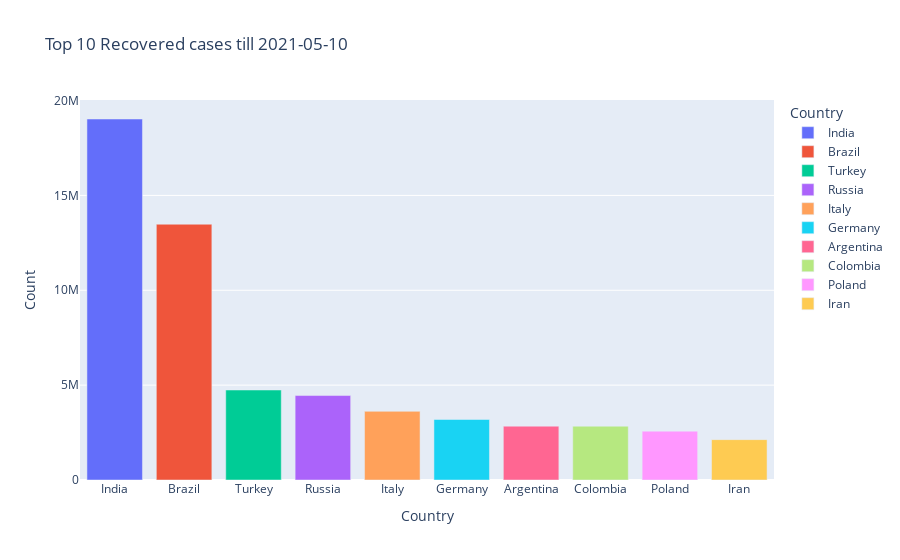

The cell this chart's notebook holds for it:
### Code cell
date =max(Totaldata[Totaldata['Status']=='Confirmed'].index)
date = date.date()
px.bar(Top10CountriesRecovered,x='Country',y='Count',color='Country',title='Top 10 Recovered cases till '+str(date))

### Figure 1 — Plotly figure (JSON) as saved in the notebook; plotly's stock layout.template omitted (floating-point values rounded to 4 significant figures)
{"data": [{"alignmentgroup": "True", "hovertemplate": "Country=%{x}<br>Count=%{y}<extra></extra>", "legendgroup": "India", "marker": {"color": "#636efa"}, "name": "India", "offsetgroup": "India", "orientation": "v", "showlegend": true, "textposition": "auto", "type": "bar", "x": ["India"], "xaxis": "x", "y": [19027304], "yaxis": "y"}, {"alignmentgroup": "True", "hovertemplate": "Country=%{x}<br>Count=%{y}<extra></extra>", "legendgroup": "Brazil", "marker": {"color": "#EF553B"}, "name": "Brazil", "offsetgroup": "Brazil", "orientation": "v", "showlegend": true, "textposition": "auto", "type": "bar", "x": ["Brazil"], "xaxis": "x", "y": [13481062], "yaxis": "y"}, {"alignmentgroup": "True", "hovertemplate": "Country=%{x}<br>Count=%{y}<extra></extra>", "legendgroup": "Turkey", "marker": {"color": "#00cc96"}, "name": "Turkey", "offsetgroup": "Turkey", "orientation": "v", "showlegend": true, "textposition": "auto", "type": "bar", "x": ["Turkey"], "xaxis": "x", "y": [4743871], "yaxis": "y"}, {"alignmentgroup": "True", "hovertemplate": "Country=%{x}<br>Count=%{y}<extra></extra>", "legendgroup": "Russia", "marker": {"color": "#ab63fa"}, "name": "Russia", "offsetgroup": "Russia", "orientation": "v", "showlegend": true, "textposition": "auto", "type": "bar", "x": ["Russia"], "xaxis": "x", "y": [4451443], "yaxis": "y"}, {"alignmentgroup": "True", "hovertemplate": "Country=%{x}<br>Count=%{y}<extra></extra>", "legendgroup": "Italy", "marker": {"color": "#FFA15A"}, "name": "Italy", "offsetgroup": "Italy", "orientation": "v", "showlegend": true, "textposition": "auto", "type": "bar", "x": ["Italy"], "xaxis": "x", "y": [3619586], "yaxis": "y"}, {"alignmentgroup": "True", "hovertemplate": "Country=%{x}<br>Count=%{y}<extra></extra>", "legendgroup": "Germany", "marker": {"color": "#19d3f3"}, "name": "Germany", "offsetgroup": "Germany", "orientation": "v", "showlegend": true, "textposition": "auto", "type": "bar", "x": ["Germany"], "xaxis": "x", "y": [3188710], "yaxis": "y"}, {"alignmentgroup": "True", "hovertemplate": "Country=%{x}<br>Count=%{y}<extra></extra>", "legendgroup": "Argentina", "marker": {"color": "#FF6692"}, "name": "Argentina", "offsetgroup": "Argentina", "orientation": "v", "showlegend": true, "textposition": "auto", "type": "bar", "x": ["Argentina"], "xaxis": "x", "y": [2837058], "yaxis": "y"}, {"alignmentgroup": "True", "hovertemplate": "Country=%{x}<br>Count=%{y}<extra></extra>", "legendgroup": "Colombia", "marker": {"color": "#B6E880"}, "name": "Colombia", "offsetgroup": "Colombia", "orientation": "v", "showlegend": true, "textposition": "auto", "type": "bar", "x": ["Colombia"], "xaxis": "x", "y": [2835554], "yaxis": "y"}, {"alignmentgroup": "True", "hovertemplate": "Country=%{x}<br>Count=%{y}<extra></extra>", "legendgroup": "Poland", "marker": {"color": "#FF97FF"}, "name": "Poland", "offsetgroup": "Poland", "orientation": "v", "showlegend": true, "textposition": "auto", "type": "bar", "x": ["Poland"], "xaxis": "x", "y": [2576034], "yaxis": "y"}, {"alignmentgroup": "True", "hovertemplate": "Country=%{x}<br>Count=%{y}<extra></extra>", "legendgroup": "Iran", "marker": {"color": "#FECB52"}, "name": "Iran", "offsetgroup": "Iran", "orientation": "v", "showlegend": true, "textposition": "auto", "type": "bar", "x": ["Iran"], "xaxis": "x", "y": [2127192], "yaxis": "y"}], "layout": {"barmode": "relative", "legend": {"title": {"text": "Country"}, "tracegroupgap": 0}, "title": {"text": "Top 10 Recovered cases till 2021-05-10"}, "xaxis": {"anchor": "y", "categoryarray": ["India", "Brazil", "Turkey", "Russia", "Italy", "Germany", "Argentina", "Colombia", "Poland", "Iran"], "categoryorder": "array", "domain": [0, 1], "title": {"text": "Country"}}, "yaxis": {"anchor": "x", "domain": [0, 1], "title": {"text": "Count"}}}}
